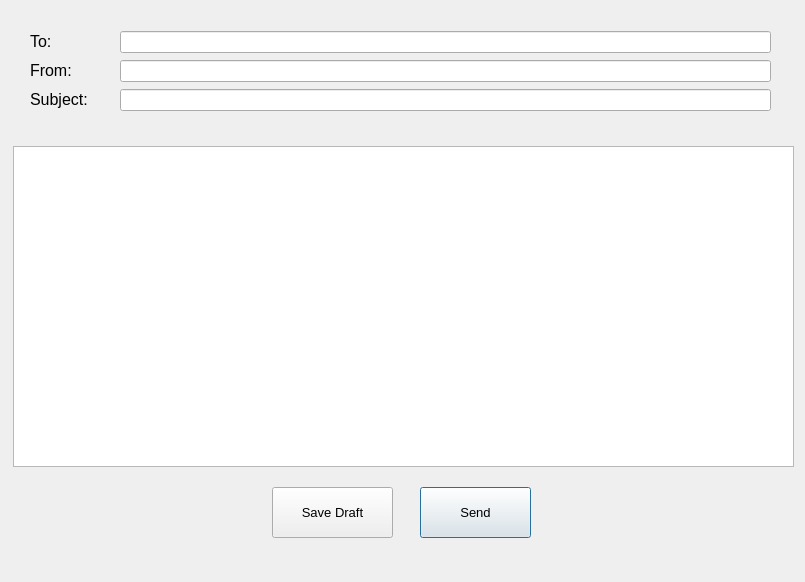
<?xml version="1.0" encoding="UTF-8"?>
<ui version="4.0">
 <class>Email</class>
 <widget class="QDialog" name="Email">
  <property name="geometry">
   <rect>
    <x>0</x>
    <y>0</y>
    <width>805</width>
    <height>582</height>
   </rect>
  </property>
  <property name="windowTitle">
   <string>Dialog</string>
  </property>
  <widget class="QPushButton" name="SendButton">
   <property name="geometry">
    <rect>
     <x>420</x>
     <y>487</y>
     <width>111</width>
     <height>51</height>
    </rect>
   </property>
   <property name="font">
    <font>
     <pointsize>10</pointsize>
    </font>
   </property>
   <property name="text">
    <string>Send</string>
   </property>
  </widget>
  <widget class="QTextEdit" name="textEdit">
   <property name="geometry">
    <rect>
     <x>13</x>
     <y>146</y>
     <width>781</width>
     <height>321</height>
    </rect>
   </property>
  </widget>
  <widget class="QPushButton" name="SaveDraftButton">
   <property name="geometry">
    <rect>
     <x>272</x>
     <y>487</y>
     <width>121</width>
     <height>51</height>
    </rect>
   </property>
   <property name="font">
    <font>
     <pointsize>10</pointsize>
    </font>
   </property>
   <property name="text">
    <string>Save Draft</string>
   </property>
  </widget>
  <widget class="QLabel" name="label">
   <property name="geometry">
    <rect>
     <x>360</x>
     <y>545</y>
     <width>91</width>
     <height>31</height>
    </rect>
   </property>
   <property name="autoFillBackground">
    <bool>true</bool>
   </property>
   <property name="text">
    <string/>
   </property>
  </widget>
  <widget class="QWidget" name="">
   <property name="geometry">
    <rect>
     <x>120</x>
     <y>30</y>
     <width>651</width>
     <height>82</height>
    </rect>
   </property>
   <layout class="QVBoxLayout" name="verticalLayout">
    <item>
     <widget class="QLineEdit" name="ToInput"/>
    </item>
    <item>
     <widget class="QLineEdit" name="FromInput"/>
    </item>
    <item>
     <widget class="QLineEdit" name="SubjectInput"/>
    </item>
   </layout>
  </widget>
  <widget class="QWidget" name="">
   <property name="geometry">
    <rect>
     <x>30</x>
     <y>30</y>
     <width>75</width>
     <height>81</height>
    </rect>
   </property>
   <layout class="QVBoxLayout" name="verticalLayout_2">
    <item>
     <widget class="QLabel" name="To">
      <property name="font">
       <font>
        <pointsize>12</pointsize>
       </font>
      </property>
      <property name="text">
       <string>To:</string>
      </property>
     </widget>
    </item>
    <item>
     <widget class="QLabel" name="From">
      <property name="font">
       <font>
        <pointsize>12</pointsize>
       </font>
      </property>
      <property name="text">
       <string>From:</string>
      </property>
     </widget>
    </item>
    <item>
     <widget class="QLabel" name="Subject">
      <property name="font">
       <font>
        <pointsize>12</pointsize>
       </font>
      </property>
      <property name="text">
       <string>Subject:</string>
      </property>
     </widget>
    </item>
   </layout>
  </widget>
 </widget>
 <resources/>
 <connections/>
</ui>
